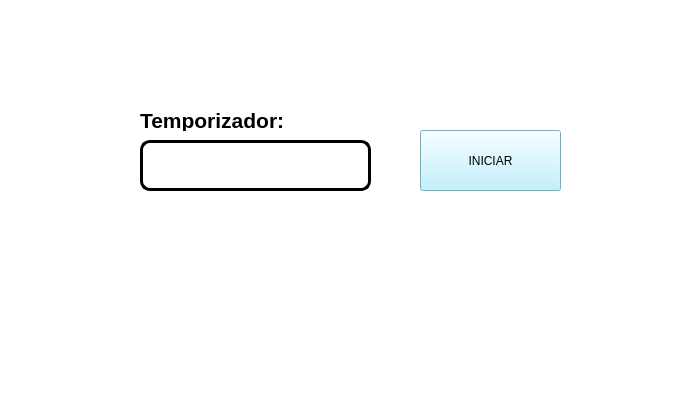
<?xml version="1.0" encoding="UTF-8"?>
<ui version="4.0">
 <class>MainWindow</class>
 <widget class="QMainWindow" name="MainWindow">
  <property name="geometry">
   <rect>
    <x>0</x>
    <y>0</y>
    <width>693</width>
    <height>403</height>
   </rect>
  </property>
  <property name="windowTitle">
   <string>MainWindow</string>
  </property>
  <property name="styleSheet">
   <string notr="true">background-color: rgb(255, 255, 255);</string>
  </property>
  <widget class="QWidget" name="centralwidget">
   <widget class="QLabel" name="label_2">
    <property name="geometry">
     <rect>
      <x>10</x>
      <y>10</y>
      <width>111</width>
      <height>71</height>
     </rect>
    </property>
    <property name="styleSheet">
     <string notr="true"/>
    </property>
    <property name="text">
     <string/>
    </property>
    <property name="pixmap">
     <pixmap resource="../Archivos/Recursos.qrc">:/Logos/log_uat_nuevo.png</pixmap>
    </property>
    <property name="scaledContents">
     <bool>true</bool>
    </property>
   </widget>
   <widget class="QLabel" name="label_3">
    <property name="geometry">
     <rect>
      <x>580</x>
      <y>10</y>
      <width>101</width>
      <height>71</height>
     </rect>
    </property>
    <property name="styleSheet">
     <string notr="true"/>
    </property>
    <property name="text">
     <string/>
    </property>
    <property name="pixmap">
     <pixmap resource="../Archivos/Recursos.qrc">:/Logos/FIT_logo_vertical.png</pixmap>
    </property>
    <property name="scaledContents">
     <bool>true</bool>
    </property>
   </widget>
   <widget class="QLabel" name="label_4">
    <property name="geometry">
     <rect>
      <x>560</x>
      <y>230</y>
      <width>121</width>
      <height>91</height>
     </rect>
    </property>
    <property name="styleSheet">
     <string notr="true"/>
    </property>
    <property name="text">
     <string/>
    </property>
    <property name="pixmap">
     <pixmap resource="../Archivos/Recursos.qrc">:/Programas/ImagenGatoEuropeo.png</pixmap>
    </property>
    <property name="scaledContents">
     <bool>true</bool>
    </property>
   </widget>
   <widget class="QLineEdit" name="txt_temporizador">
    <property name="geometry">
     <rect>
      <x>140</x>
      <y>140</y>
      <width>231</width>
      <height>51</height>
     </rect>
    </property>
    <property name="font">
     <font>
      <pointsize>32</pointsize>
      <bold>true</bold>
     </font>
    </property>
    <property name="styleSheet">
     <string notr="true">border: 3px solid black;
border-radius: 10px;</string>
    </property>
    <property name="text">
     <string/>
    </property>
    <property name="alignment">
     <set>Qt::AlignCenter</set>
    </property>
   </widget>
   <widget class="QLabel" name="label">
    <property name="geometry">
     <rect>
      <x>140</x>
      <y>110</y>
      <width>181</width>
      <height>21</height>
     </rect>
    </property>
    <property name="font">
     <font>
      <pointsize>16</pointsize>
      <bold>true</bold>
     </font>
    </property>
    <property name="text">
     <string>Temporizador:</string>
    </property>
   </widget>
   <widget class="QPushButton" name="btn_temporizador">
    <property name="geometry">
     <rect>
      <x>420</x>
      <y>130</y>
      <width>141</width>
      <height>61</height>
     </rect>
    </property>
    <property name="styleSheet">
     <string notr="true">background-color: rgb(175, 239, 255);</string>
    </property>
    <property name="text">
     <string>INICIAR</string>
    </property>
   </widget>
  </widget>
  <widget class="QMenuBar" name="menubar">
   <property name="geometry">
    <rect>
     <x>0</x>
     <y>0</y>
     <width>693</width>
     <height>24</height>
    </rect>
   </property>
  </widget>
  <widget class="QStatusBar" name="statusbar"/>
 </widget>
 <resources>
  <include location="../Archivos/Recursos.qrc"/>
 </resources>
 <connections/>
</ui>
